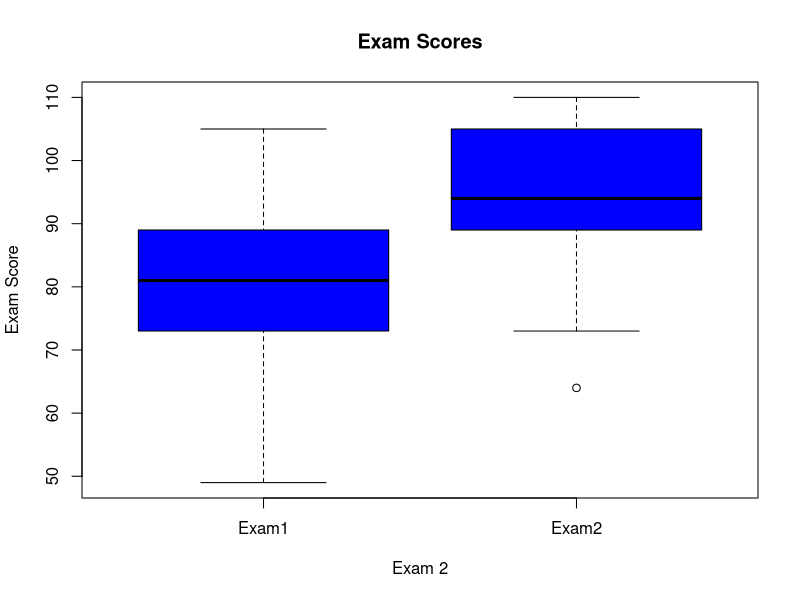

Recreate this plot in R.
exams <- read.csv("spring2008exams.csv")
str(exams)
q1 = quantile(exams$Midterm.2, .25, na.rm = TRUE)
q3 = quantile(exams$Midterm.2, .75, na.rm = TRUE)
iqr <- q3 - q1
iqr

exams[(exams$Midterm.2 > q3 + 1.5 * iqr), 3]
exams[(exams$Midterm.2 > q1 - 1.5 * iqr), 3]
boxplot(exams$Midterm.1,exams$Midterm.2, col="blue", main="Exam Scores",names= c("Exam1", "Exam2"),xlab=("Exam 2"),ylab="Exam Score")